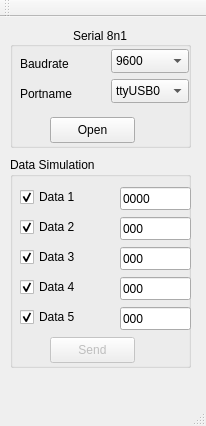
<?xml version="1.0" encoding="UTF-8"?>
<ui version="4.0">
 <class>testsim</class>
 <widget class="QMainWindow" name="testsim">
  <property name="geometry">
   <rect>
    <x>0</x>
    <y>0</y>
    <width>206</width>
    <height>426</height>
   </rect>
  </property>
  <property name="windowTitle">
   <string>testsim</string>
  </property>
  <widget class="QWidget" name="centralWidget">
   <widget class="QGroupBox" name="groupBox">
    <property name="geometry">
     <rect>
      <x>10</x>
      <y>10</y>
      <width>181</width>
      <height>121</height>
     </rect>
    </property>
    <property name="title">
     <string>Serial 8n1</string>
    </property>
    <property name="alignment">
     <set>Qt::AlignCenter</set>
    </property>
    <widget class="QComboBox" name="cmbBaud">
     <property name="geometry">
      <rect>
       <x>101</x>
       <y>22</y>
       <width>78</width>
       <height>24</height>
      </rect>
     </property>
     <item>
      <property name="text">
       <string>9600</string>
      </property>
     </item>
     <item>
      <property name="text">
       <string>38400</string>
      </property>
     </item>
     <item>
      <property name="text">
       <string>57600</string>
      </property>
     </item>
     <item>
      <property name="text">
       <string>115200</string>
      </property>
     </item>
    </widget>
    <widget class="QComboBox" name="cmbPort">
     <property name="geometry">
      <rect>
       <x>101</x>
       <y>52</y>
       <width>78</width>
       <height>24</height>
      </rect>
     </property>
     <item>
      <property name="text">
       <string>ttyUSB0</string>
      </property>
     </item>
     <item>
      <property name="text">
       <string>ttyUSB1</string>
      </property>
     </item>
     <item>
      <property name="text">
       <string>ttyUSB2</string>
      </property>
     </item>
     <item>
      <property name="text">
       <string>ttyACM0</string>
      </property>
     </item>
     <item>
      <property name="text">
       <string>ttyACM1</string>
      </property>
     </item>
     <item>
      <property name="text">
       <string>ttyACM2</string>
      </property>
     </item>
     <item>
      <property name="text">
       <string>ttyATK0</string>
      </property>
     </item>
     <item>
      <property name="text">
       <string>ttyATK1</string>
      </property>
     </item>
     <item>
      <property name="text">
       <string>ttyATK2</string>
      </property>
     </item>
    </widget>
    <widget class="QLabel" name="label">
     <property name="geometry">
      <rect>
       <x>10</x>
       <y>30</y>
       <width>60</width>
       <height>13</height>
      </rect>
     </property>
     <property name="text">
      <string>Baudrate</string>
     </property>
    </widget>
    <widget class="QLabel" name="label_2">
     <property name="geometry">
      <rect>
       <x>10</x>
       <y>60</y>
       <width>60</width>
       <height>13</height>
      </rect>
     </property>
     <property name="text">
      <string>Portname</string>
     </property>
    </widget>
    <widget class="QPushButton" name="btnOpen">
     <property name="geometry">
      <rect>
       <x>40</x>
       <y>90</y>
       <width>85</width>
       <height>26</height>
      </rect>
     </property>
     <property name="text">
      <string>Open</string>
     </property>
     <property name="shortcut">
      <string>Ctrl+O</string>
     </property>
    </widget>
   </widget>
   <widget class="QGroupBox" name="groupBox_2">
    <property name="geometry">
     <rect>
      <x>10</x>
      <y>140</y>
      <width>181</width>
      <height>211</height>
     </rect>
    </property>
    <property name="title">
     <string>Data Simulation</string>
    </property>
    <widget class="QLineEdit" name="txtData_1">
     <property name="enabled">
      <bool>true</bool>
     </property>
     <property name="geometry">
      <rect>
       <x>110</x>
       <y>30</y>
       <width>71</width>
       <height>23</height>
      </rect>
     </property>
     <property name="text">
      <string>0000</string>
     </property>
    </widget>
    <widget class="QCheckBox" name="chkData_1">
     <property name="geometry">
      <rect>
       <x>10</x>
       <y>30</y>
       <width>82</width>
       <height>20</height>
      </rect>
     </property>
     <property name="text">
      <string>Data 1</string>
     </property>
     <property name="checked">
      <bool>true</bool>
     </property>
    </widget>
    <widget class="QCheckBox" name="chkData_2">
     <property name="geometry">
      <rect>
       <x>10</x>
       <y>60</y>
       <width>82</width>
       <height>20</height>
      </rect>
     </property>
     <property name="text">
      <string>Data 2</string>
     </property>
     <property name="checked">
      <bool>true</bool>
     </property>
    </widget>
    <widget class="QLineEdit" name="txtData_2">
     <property name="enabled">
      <bool>true</bool>
     </property>
     <property name="geometry">
      <rect>
       <x>110</x>
       <y>60</y>
       <width>71</width>
       <height>23</height>
      </rect>
     </property>
     <property name="text">
      <string>000</string>
     </property>
    </widget>
    <widget class="QCheckBox" name="chkData_3">
     <property name="geometry">
      <rect>
       <x>10</x>
       <y>90</y>
       <width>82</width>
       <height>20</height>
      </rect>
     </property>
     <property name="text">
      <string>Data 3</string>
     </property>
     <property name="checked">
      <bool>true</bool>
     </property>
    </widget>
    <widget class="QLineEdit" name="txtData_3">
     <property name="enabled">
      <bool>true</bool>
     </property>
     <property name="geometry">
      <rect>
       <x>110</x>
       <y>90</y>
       <width>71</width>
       <height>23</height>
      </rect>
     </property>
     <property name="text">
      <string>000</string>
     </property>
    </widget>
    <widget class="QCheckBox" name="chkData_4">
     <property name="geometry">
      <rect>
       <x>10</x>
       <y>120</y>
       <width>82</width>
       <height>20</height>
      </rect>
     </property>
     <property name="text">
      <string>Data 4</string>
     </property>
     <property name="checked">
      <bool>true</bool>
     </property>
    </widget>
    <widget class="QLineEdit" name="txtData_4">
     <property name="enabled">
      <bool>true</bool>
     </property>
     <property name="geometry">
      <rect>
       <x>110</x>
       <y>120</y>
       <width>71</width>
       <height>23</height>
      </rect>
     </property>
     <property name="text">
      <string>000</string>
     </property>
    </widget>
    <widget class="QCheckBox" name="chkData_5">
     <property name="geometry">
      <rect>
       <x>10</x>
       <y>150</y>
       <width>82</width>
       <height>20</height>
      </rect>
     </property>
     <property name="text">
      <string>Data 5</string>
     </property>
     <property name="checked">
      <bool>true</bool>
     </property>
    </widget>
    <widget class="QLineEdit" name="txtData_5">
     <property name="enabled">
      <bool>true</bool>
     </property>
     <property name="geometry">
      <rect>
       <x>110</x>
       <y>150</y>
       <width>71</width>
       <height>23</height>
      </rect>
     </property>
     <property name="text">
      <string>000</string>
     </property>
    </widget>
    <widget class="QPushButton" name="btnSend">
     <property name="enabled">
      <bool>false</bool>
     </property>
     <property name="geometry">
      <rect>
       <x>40</x>
       <y>180</y>
       <width>85</width>
       <height>26</height>
      </rect>
     </property>
     <property name="text">
      <string>Send</string>
     </property>
     <property name="shortcut">
      <string>Ctrl+S</string>
     </property>
    </widget>
   </widget>
  </widget>
  <widget class="QMenuBar" name="menuBar">
   <property name="geometry">
    <rect>
     <x>0</x>
     <y>0</y>
     <width>206</width>
     <height>19</height>
    </rect>
   </property>
  </widget>
  <widget class="QToolBar" name="mainToolBar">
   <attribute name="toolBarArea">
    <enum>TopToolBarArea</enum>
   </attribute>
   <attribute name="toolBarBreak">
    <bool>false</bool>
   </attribute>
  </widget>
  <widget class="QStatusBar" name="statusBar"/>
 </widget>
 <layoutdefault spacing="6" margin="11"/>
 <resources/>
 <connections/>
</ui>
